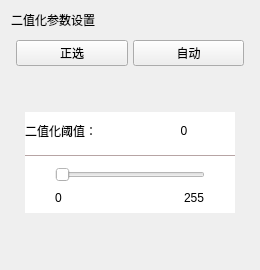
<?xml version="1.0" encoding="UTF-8"?>
<ui version="4.0">
 <class>binarization</class>
 <widget class="QWidget" name="binarization">
  <property name="geometry">
   <rect>
    <x>0</x>
    <y>0</y>
    <width>260</width>
    <height>270</height>
   </rect>
  </property>
  <property name="windowTitle">
   <string>Form</string>
  </property>
  <layout class="QVBoxLayout" name="verticalLayout_6">
   <item>
    <widget class="QLabel" name="label">
     <property name="text">
      <string>二值化参数设置</string>
     </property>
    </widget>
   </item>
   <item>
    <widget class="QWidget" name="widget" native="true">
     <property name="styleSheet">
      <string notr="true"/>
     </property>
     <layout class="QVBoxLayout" name="verticalLayout_5">
      <property name="spacing">
       <number>5</number>
      </property>
      <property name="leftMargin">
       <number>5</number>
      </property>
      <property name="topMargin">
       <number>5</number>
      </property>
      <property name="rightMargin">
       <number>5</number>
      </property>
      <property name="bottomMargin">
       <number>5</number>
      </property>
      <item>
       <layout class="QHBoxLayout" name="horizontalLayout_2">
        <item>
         <widget class="QPushButton" name="threasholdTypeButton">
          <property name="styleSheet">
           <string notr="true"/>
          </property>
          <property name="text">
           <string>正选</string>
          </property>
         </widget>
        </item>
        <item>
         <widget class="QPushButton" name="workModeButton">
          <property name="text">
           <string>自动</string>
          </property>
         </widget>
        </item>
       </layout>
      </item>
      <item>
       <widget class="QStackedWidget" name="stackedWidget">
        <property name="currentIndex">
         <number>1</number>
        </property>
        <widget class="QWidget" name="autobinar">
         <layout class="QVBoxLayout" name="verticalLayout_3">
          <item>
           <widget class="QWidget" name="binarTypewidget" native="true">
            <layout class="QHBoxLayout" name="horizontalLayout">
             <item>
              <spacer name="horizontalSpacer">
               <property name="orientation">
                <enum>Qt::Horizontal</enum>
               </property>
               <property name="sizeHint" stdset="0">
                <size>
                 <width>40</width>
                 <height>20</height>
                </size>
               </property>
              </spacer>
             </item>
             <item>
              <layout class="QVBoxLayout" name="verticalLayout_2">
               <item>
                <widget class="QPushButton" name="wallButton">
                 <property name="text">
                  <string>WALL</string>
                 </property>
                </widget>
               </item>
               <item>
                <widget class="QPushButton" name="triangleButton">
                 <property name="text">
                  <string>TRIANGLE</string>
                 </property>
                </widget>
               </item>
               <item>
                <widget class="QPushButton" name="otsuButton">
                 <property name="text">
                  <string>OTSU</string>
                 </property>
                </widget>
               </item>
              </layout>
             </item>
             <item>
              <spacer name="horizontalSpacer_2">
               <property name="orientation">
                <enum>Qt::Horizontal</enum>
               </property>
               <property name="sizeHint" stdset="0">
                <size>
                 <width>40</width>
                 <height>20</height>
                </size>
               </property>
              </spacer>
             </item>
            </layout>
           </widget>
          </item>
         </layout>
        </widget>
        <widget class="QWidget" name="binar">
         <layout class="QVBoxLayout" name="verticalLayout">
          <item>
           <widget class="QWidget" name="thresholdwidget" native="true">
            <property name="maximumSize">
             <size>
              <width>231</width>
              <height>101</height>
             </size>
            </property>
            <property name="styleSheet">
             <string notr="true">background-color: rgb(255, 255, 255);</string>
            </property>
            <layout class="QVBoxLayout" name="verticalLayout_4">
             <property name="spacing">
              <number>6</number>
             </property>
             <property name="leftMargin">
              <number>0</number>
             </property>
             <property name="topMargin">
              <number>0</number>
             </property>
             <property name="rightMargin">
              <number>0</number>
             </property>
             <property name="bottomMargin">
              <number>0</number>
             </property>
             <item>
              <layout class="QHBoxLayout" name="horizontalLayout_19">
               <item>
                <widget class="QLabel" name="label_47">
                 <property name="text">
                  <string>二值化阈值：</string>
                 </property>
                </widget>
               </item>
               <item>
                <widget class="QLabel" name="label_line_threashold">
                 <property name="text">
                  <string>0</string>
                 </property>
                 <property name="alignment">
                  <set>Qt::AlignCenter</set>
                 </property>
                </widget>
               </item>
              </layout>
             </item>
             <item>
              <widget class="QLabel" name="label_49">
               <property name="minimumSize">
                <size>
                 <width>0</width>
                 <height>1</height>
                </size>
               </property>
               <property name="maximumSize">
                <size>
                 <width>16777215</width>
                 <height>1</height>
                </size>
               </property>
               <property name="styleSheet">
                <string notr="true">background-color: rgb(183, 164, 164);</string>
               </property>
               <property name="text">
                <string/>
               </property>
              </widget>
             </item>
             <item>
              <layout class="QVBoxLayout" name="verticalLayout_20">
               <property name="leftMargin">
                <number>30</number>
               </property>
               <property name="topMargin">
                <number>5</number>
               </property>
               <property name="rightMargin">
                <number>30</number>
               </property>
               <property name="bottomMargin">
                <number>5</number>
               </property>
               <item>
                <widget class="QSlider" name="horizontalSlider_threashold">
                 <property name="maximum">
                  <number>255</number>
                 </property>
                 <property name="pageStep">
                  <number>5</number>
                 </property>
                 <property name="orientation">
                  <enum>Qt::Horizontal</enum>
                 </property>
                </widget>
               </item>
               <item>
                <layout class="QHBoxLayout" name="horizontalLayout_20">
                 <item>
                  <widget class="QLabel" name="label_50">
                   <property name="text">
                    <string>0</string>
                   </property>
                  </widget>
                 </item>
                 <item>
                  <spacer name="horizontalSpacer_10">
                   <property name="orientation">
                    <enum>Qt::Horizontal</enum>
                   </property>
                   <property name="sizeHint" stdset="0">
                    <size>
                     <width>40</width>
                     <height>20</height>
                    </size>
                   </property>
                  </spacer>
                 </item>
                 <item>
                  <widget class="QLabel" name="label_51">
                   <property name="text">
                    <string>255</string>
                   </property>
                  </widget>
                 </item>
                </layout>
               </item>
              </layout>
             </item>
            </layout>
           </widget>
          </item>
         </layout>
        </widget>
       </widget>
      </item>
     </layout>
    </widget>
   </item>
  </layout>
 </widget>
 <resources/>
 <connections/>
</ui>
